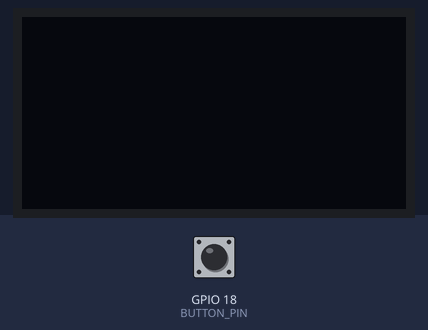
The sketch below on a simulated ESP32. Parts: 128×64 one-colour display. Inputs (shaded band) come from the test bench; at power-on: GPIO 18 (BUTTON_PIN) HIGH.

Above: at 1.2 s.
1.3 s: GPIO 18 (BUTTON_PIN) pulled LOW for 0.15 s
At 2.2 s:
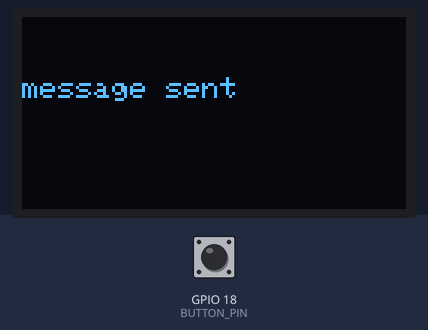
19.1 s: GPIO 18 (BUTTON_PIN) pulled LOW for 0.15 s
Timing chart, 0 to 22.1 s (numbered marks = the images above; inputs shaded):
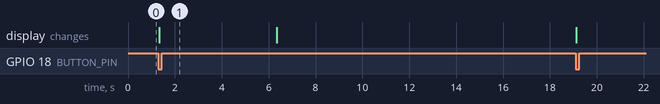

The sketch:

SOS.ino
```cpp
#include <Wire.h>
#include <Adafruit_GFX.h>
#include <Adafruit_SSD1306.h>

#define SCREEN_WIDTH 128
#define SCREEN_HEIGHT 64

Adafruit_SSD1306 display(SCREEN_WIDTH, SCREEN_HEIGHT, &Wire);

#define BUTTON_PIN 18

unsigned long messageStartTime = 0;
const unsigned long messageDuration = 5000;
bool messageActive = false;

void setup() {
  pinMode(BUTTON_PIN, INPUT_PULLUP);
  Wire.begin(21, 22);
  if (!display.begin(SSD1306_SWITCHCAPVCC, 0x3C)) {
    for (;;);
  }
  clearDisplay();
}

void loop() {
  if (digitalRead(BUTTON_PIN) == LOW) {
    showMessage("message sent");
    messageStartTime = millis();
    messageActive = true;
    delay(300);
  }

  if (messageActive && (millis() - messageStartTime >= messageDuration)) {
    clearDisplay();
    messageActive = false;
  }
}

void showMessage(String msg) {
  display.clearDisplay();
  display.setTextSize(1);
  display.setTextColor(SSD1306_WHITE);
  display.setCursor(0, 20);
  display.println(msg);
  display.display();
}

void clearDisplay() {
  display.clearDisplay();
  display.display();
}
```

Measured:
- after the input at 1.3 s, the display: changes at once (image 1)
